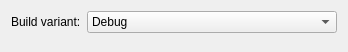
<?xml version="1.0" encoding="UTF-8"?>
<ui version="4.0">
 <class>Rust::BuildConfigurationWidget</class>
 <widget class="QWidget" name="Rust::BuildConfigurationWidget">
  <property name="geometry">
   <rect>
    <x>0</x>
    <y>0</y>
    <width>348</width>
    <height>52</height>
   </rect>
  </property>
  <property name="windowTitle">
   <string>Form</string>
  </property>
  <layout class="QFormLayout" name="formLayout">
   <item row="0" column="0">
    <widget class="QLabel" name="buildVariantLabel">
     <property name="text">
      <string>Build variant:</string>
     </property>
    </widget>
   </item>
   <item row="0" column="1">
    <widget class="QComboBox" name="buildVariant">
     <item>
      <property name="text">
       <string>Debug</string>
      </property>
     </item>
     <item>
      <property name="text">
       <string>Release</string>
      </property>
     </item>
    </widget>
   </item>
  </layout>
 </widget>
 <resources/>
 <connections/>
</ui>
